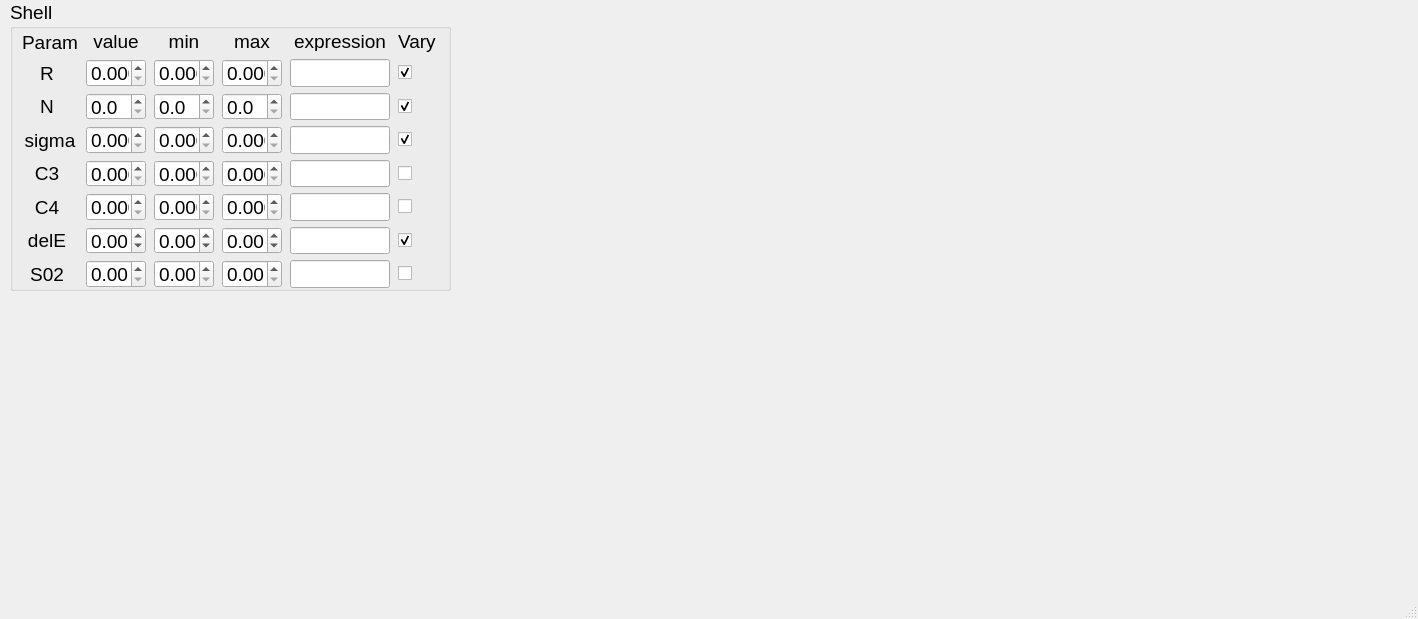
<?xml version="1.0" encoding="UTF-8"?>
<ui version="4.0">
 <class>MainWindow</class>
 <widget class="QMainWindow" name="MainWindow">
  <property name="geometry">
   <rect>
    <x>0</x>
    <y>0</y>
    <width>1418</width>
    <height>619</height>
   </rect>
  </property>
  <property name="windowTitle">
   <string>MainWindow</string>
  </property>
  <property name="tabShape">
   <enum>QTabWidget::Rounded</enum>
  </property>
  <widget class="QWidget" name="centralwidget">
   <widget class="QGroupBox" name="groupBox">
    <property name="geometry">
     <rect>
      <x>10</x>
      <y>0</y>
      <width>441</width>
      <height>291</height>
     </rect>
    </property>
    <property name="font">
     <font>
      <family>Arial</family>
      <pointsize>14</pointsize>
     </font>
    </property>
    <property name="title">
     <string>Shell</string>
    </property>
    <widget class="QWidget" name="gridLayoutWidget">
     <property name="geometry">
      <rect>
       <x>10</x>
       <y>30</y>
       <width>424</width>
       <height>258</height>
      </rect>
     </property>
     <layout class="QGridLayout" name="gridLayout">
      <item row="1" column="4">
       <widget class="QLineEdit" name="lineEdit_r">
        <property name="maximumSize">
         <size>
          <width>100</width>
          <height>30</height>
         </size>
        </property>
       </widget>
      </item>
      <item row="6" column="2">
       <widget class="QDoubleSpinBox" name="doubleSpinBox_e_min">
        <property name="maximumSize">
         <size>
          <width>60</width>
          <height>16777215</height>
         </size>
        </property>
        <property name="decimals">
         <number>2</number>
        </property>
        <property name="minimum">
         <double>-30.000000000000000</double>
        </property>
        <property name="maximum">
         <double>30.000000000000000</double>
        </property>
       </widget>
      </item>
      <item row="7" column="0">
       <widget class="QLabel" name="label_7">
        <property name="maximumSize">
         <size>
          <width>50</width>
          <height>16777215</height>
         </size>
        </property>
        <property name="text">
         <string>S02</string>
        </property>
        <property name="alignment">
         <set>Qt::AlignCenter</set>
        </property>
       </widget>
      </item>
      <item row="3" column="0">
       <widget class="QLabel" name="label_3">
        <property name="maximumSize">
         <size>
          <width>59</width>
          <height>16777215</height>
         </size>
        </property>
        <property name="text">
         <string>sigma</string>
        </property>
        <property name="alignment">
         <set>Qt::AlignCenter</set>
        </property>
       </widget>
      </item>
      <item row="6" column="0">
       <widget class="QLabel" name="label_6">
        <property name="maximumSize">
         <size>
          <width>50</width>
          <height>16777215</height>
         </size>
        </property>
        <property name="text">
         <string>delE</string>
        </property>
        <property name="alignment">
         <set>Qt::AlignCenter</set>
        </property>
       </widget>
      </item>
      <item row="6" column="4">
       <widget class="QLineEdit" name="lineEdit_e">
        <property name="maximumSize">
         <size>
          <width>100</width>
          <height>30</height>
         </size>
        </property>
       </widget>
      </item>
      <item row="7" column="2">
       <widget class="QDoubleSpinBox" name="doubleSpinBox_s02_min">
        <property name="maximumSize">
         <size>
          <width>60</width>
          <height>16777215</height>
         </size>
        </property>
        <property name="decimals">
         <number>2</number>
        </property>
       </widget>
      </item>
      <item row="0" column="0">
       <widget class="QLabel" name="label_8">
        <property name="maximumSize">
         <size>
          <width>16777215</width>
          <height>20</height>
         </size>
        </property>
        <property name="text">
         <string>&lt;html&gt;&lt;head/&gt;&lt;body&gt;&lt;p&gt;&lt;span style=&quot; font-size:14pt;&quot;&gt;Param&lt;/span&gt;&lt;/p&gt;&lt;/body&gt;&lt;/html&gt;</string>
        </property>
        <property name="alignment">
         <set>Qt::AlignCenter</set>
        </property>
       </widget>
      </item>
      <item row="1" column="1">
       <widget class="QDoubleSpinBox" name="doubleSpinBox_r_value">
        <property name="maximumSize">
         <size>
          <width>60</width>
          <height>16777215</height>
         </size>
        </property>
        <property name="decimals">
         <number>3</number>
        </property>
       </widget>
      </item>
      <item row="5" column="3">
       <widget class="QDoubleSpinBox" name="doubleSpinBox_c4_max">
        <property name="maximumSize">
         <size>
          <width>60</width>
          <height>16777215</height>
         </size>
        </property>
        <property name="decimals">
         <number>3</number>
        </property>
       </widget>
      </item>
      <item row="1" column="0">
       <widget class="QLabel" name="label">
        <property name="maximumSize">
         <size>
          <width>50</width>
          <height>16777215</height>
         </size>
        </property>
        <property name="text">
         <string>R</string>
        </property>
        <property name="alignment">
         <set>Qt::AlignCenter</set>
        </property>
       </widget>
      </item>
      <item row="5" column="2">
       <widget class="QDoubleSpinBox" name="doubleSpinBox_c4_min">
        <property name="maximumSize">
         <size>
          <width>60</width>
          <height>16777215</height>
         </size>
        </property>
        <property name="decimals">
         <number>3</number>
        </property>
       </widget>
      </item>
      <item row="2" column="0">
       <widget class="QLabel" name="label_2">
        <property name="maximumSize">
         <size>
          <width>50</width>
          <height>16777215</height>
         </size>
        </property>
        <property name="text">
         <string>N</string>
        </property>
        <property name="alignment">
         <set>Qt::AlignCenter</set>
        </property>
       </widget>
      </item>
      <item row="4" column="0">
       <widget class="QLabel" name="label_4">
        <property name="maximumSize">
         <size>
          <width>50</width>
          <height>16777215</height>
         </size>
        </property>
        <property name="text">
         <string>C3</string>
        </property>
        <property name="alignment">
         <set>Qt::AlignCenter</set>
        </property>
       </widget>
      </item>
      <item row="1" column="2">
       <widget class="QDoubleSpinBox" name="doubleSpinBox_r_min">
        <property name="maximumSize">
         <size>
          <width>60</width>
          <height>16777215</height>
         </size>
        </property>
        <property name="decimals">
         <number>3</number>
        </property>
       </widget>
      </item>
      <item row="6" column="1">
       <widget class="QDoubleSpinBox" name="doubleSpinBox_e_value">
        <property name="maximumSize">
         <size>
          <width>60</width>
          <height>16777215</height>
         </size>
        </property>
        <property name="decimals">
         <number>2</number>
        </property>
        <property name="minimum">
         <double>-30.000000000000000</double>
        </property>
        <property name="maximum">
         <double>30.000000000000000</double>
        </property>
       </widget>
      </item>
      <item row="1" column="3">
       <widget class="QDoubleSpinBox" name="doubleSpinBox_r_max">
        <property name="maximumSize">
         <size>
          <width>60</width>
          <height>16777215</height>
         </size>
        </property>
        <property name="decimals">
         <number>3</number>
        </property>
       </widget>
      </item>
      <item row="4" column="1">
       <widget class="QDoubleSpinBox" name="doubleSpinBox_c3_value">
        <property name="maximumSize">
         <size>
          <width>60</width>
          <height>16777215</height>
         </size>
        </property>
        <property name="decimals">
         <number>3</number>
        </property>
       </widget>
      </item>
      <item row="0" column="3">
       <widget class="QLabel" name="label_11">
        <property name="maximumSize">
         <size>
          <width>16777215</width>
          <height>20</height>
         </size>
        </property>
        <property name="text">
         <string>max</string>
        </property>
        <property name="alignment">
         <set>Qt::AlignCenter</set>
        </property>
       </widget>
      </item>
      <item row="4" column="4">
       <widget class="QLineEdit" name="lineEdit_c3">
        <property name="maximumSize">
         <size>
          <width>100</width>
          <height>30</height>
         </size>
        </property>
       </widget>
      </item>
      <item row="4" column="3">
       <widget class="QDoubleSpinBox" name="doubleSpinBox_c3_max">
        <property name="maximumSize">
         <size>
          <width>60</width>
          <height>16777215</height>
         </size>
        </property>
        <property name="decimals">
         <number>3</number>
        </property>
       </widget>
      </item>
      <item row="0" column="2">
       <widget class="QLabel" name="label_10">
        <property name="maximumSize">
         <size>
          <width>16777215</width>
          <height>20</height>
         </size>
        </property>
        <property name="text">
         <string>min</string>
        </property>
        <property name="alignment">
         <set>Qt::AlignCenter</set>
        </property>
       </widget>
      </item>
      <item row="6" column="3">
       <widget class="QDoubleSpinBox" name="doubleSpinBox_e_max">
        <property name="maximumSize">
         <size>
          <width>60</width>
          <height>16777215</height>
         </size>
        </property>
        <property name="decimals">
         <number>2</number>
        </property>
        <property name="minimum">
         <double>-30.000000000000000</double>
        </property>
        <property name="maximum">
         <double>30.000000000000000</double>
        </property>
       </widget>
      </item>
      <item row="7" column="3">
       <widget class="QDoubleSpinBox" name="doubleSpinBox_s02_max">
        <property name="maximumSize">
         <size>
          <width>60</width>
          <height>16777215</height>
         </size>
        </property>
        <property name="decimals">
         <number>2</number>
        </property>
       </widget>
      </item>
      <item row="7" column="1">
       <widget class="QDoubleSpinBox" name="doubleSpinBox_s02_value">
        <property name="maximumSize">
         <size>
          <width>60</width>
          <height>16777215</height>
         </size>
        </property>
        <property name="decimals">
         <number>2</number>
        </property>
       </widget>
      </item>
      <item row="5" column="4">
       <widget class="QLineEdit" name="lineEdit_c4">
        <property name="maximumSize">
         <size>
          <width>100</width>
          <height>30</height>
         </size>
        </property>
       </widget>
      </item>
      <item row="0" column="1">
       <widget class="QLabel" name="label_9">
        <property name="maximumSize">
         <size>
          <width>16777215</width>
          <height>20</height>
         </size>
        </property>
        <property name="text">
         <string>value</string>
        </property>
        <property name="alignment">
         <set>Qt::AlignCenter</set>
        </property>
       </widget>
      </item>
      <item row="5" column="0">
       <widget class="QLabel" name="label_5">
        <property name="maximumSize">
         <size>
          <width>50</width>
          <height>16777215</height>
         </size>
        </property>
        <property name="text">
         <string>C4</string>
        </property>
        <property name="alignment">
         <set>Qt::AlignCenter</set>
        </property>
       </widget>
      </item>
      <item row="5" column="1">
       <widget class="QDoubleSpinBox" name="doubleSpinBox_c4_value">
        <property name="maximumSize">
         <size>
          <width>60</width>
          <height>16777215</height>
         </size>
        </property>
        <property name="decimals">
         <number>3</number>
        </property>
       </widget>
      </item>
      <item row="4" column="2">
       <widget class="QDoubleSpinBox" name="doubleSpinBox_c3_min">
        <property name="maximumSize">
         <size>
          <width>60</width>
          <height>16777215</height>
         </size>
        </property>
        <property name="decimals">
         <number>3</number>
        </property>
       </widget>
      </item>
      <item row="0" column="4">
       <widget class="QLabel" name="label_12">
        <property name="maximumSize">
         <size>
          <width>16777215</width>
          <height>20</height>
         </size>
        </property>
        <property name="text">
         <string>expression</string>
        </property>
        <property name="alignment">
         <set>Qt::AlignCenter</set>
        </property>
       </widget>
      </item>
      <item row="7" column="4">
       <widget class="QLineEdit" name="lineEdit_s02">
        <property name="maximumSize">
         <size>
          <width>100</width>
          <height>30</height>
         </size>
        </property>
       </widget>
      </item>
      <item row="1" column="5">
       <widget class="QCheckBox" name="checkBox_r">
        <property name="enabled">
         <bool>true</bool>
        </property>
        <property name="maximumSize">
         <size>
          <width>20</width>
          <height>16777215</height>
         </size>
        </property>
        <property name="text">
         <string/>
        </property>
        <property name="checked">
         <bool>true</bool>
        </property>
       </widget>
      </item>
      <item row="0" column="5">
       <widget class="QLabel" name="label_13">
        <property name="text">
         <string>Vary</string>
        </property>
       </widget>
      </item>
      <item row="4" column="5">
       <widget class="QCheckBox" name="checkBox_c3">
        <property name="maximumSize">
         <size>
          <width>20</width>
          <height>16777215</height>
         </size>
        </property>
        <property name="text">
         <string/>
        </property>
       </widget>
      </item>
      <item row="5" column="5">
       <widget class="QCheckBox" name="checkBox_c4">
        <property name="maximumSize">
         <size>
          <width>20</width>
          <height>16777215</height>
         </size>
        </property>
        <property name="text">
         <string/>
        </property>
       </widget>
      </item>
      <item row="6" column="5">
       <widget class="QCheckBox" name="checkBox_e">
        <property name="maximumSize">
         <size>
          <width>20</width>
          <height>16777215</height>
         </size>
        </property>
        <property name="text">
         <string/>
        </property>
        <property name="checked">
         <bool>true</bool>
        </property>
       </widget>
      </item>
      <item row="7" column="5">
       <widget class="QCheckBox" name="checkBox_s02">
        <property name="maximumSize">
         <size>
          <width>20</width>
          <height>16777215</height>
         </size>
        </property>
        <property name="text">
         <string/>
        </property>
       </widget>
      </item>
      <item row="2" column="1">
       <widget class="QDoubleSpinBox" name="doubleSpinBox_n_value">
        <property name="maximumSize">
         <size>
          <width>60</width>
          <height>16777215</height>
         </size>
        </property>
        <property name="decimals">
         <number>1</number>
        </property>
       </widget>
      </item>
      <item row="2" column="2">
       <widget class="QDoubleSpinBox" name="doubleSpinBox_n_min">
        <property name="maximumSize">
         <size>
          <width>60</width>
          <height>16777215</height>
         </size>
        </property>
        <property name="decimals">
         <number>1</number>
        </property>
       </widget>
      </item>
      <item row="2" column="3">
       <widget class="QDoubleSpinBox" name="doubleSpinBox_n_max">
        <property name="maximumSize">
         <size>
          <width>60</width>
          <height>16777215</height>
         </size>
        </property>
        <property name="decimals">
         <number>1</number>
        </property>
       </widget>
      </item>
      <item row="2" column="4">
       <widget class="QLineEdit" name="lineEdit_n">
        <property name="maximumSize">
         <size>
          <width>100</width>
          <height>30</height>
         </size>
        </property>
       </widget>
      </item>
      <item row="2" column="5">
       <widget class="QCheckBox" name="checkBox_n">
        <property name="maximumSize">
         <size>
          <width>20</width>
          <height>16777215</height>
         </size>
        </property>
        <property name="text">
         <string/>
        </property>
        <property name="checked">
         <bool>true</bool>
        </property>
       </widget>
      </item>
      <item row="3" column="1">
       <widget class="QDoubleSpinBox" name="doubleSpinBox_ss_value">
        <property name="maximumSize">
         <size>
          <width>60</width>
          <height>16777215</height>
         </size>
        </property>
        <property name="decimals">
         <number>3</number>
        </property>
       </widget>
      </item>
      <item row="3" column="2">
       <widget class="QDoubleSpinBox" name="doubleSpinBox_ss_min">
        <property name="maximumSize">
         <size>
          <width>60</width>
          <height>16777215</height>
         </size>
        </property>
        <property name="decimals">
         <number>3</number>
        </property>
       </widget>
      </item>
      <item row="3" column="3">
       <widget class="QDoubleSpinBox" name="doubleSpinBox_ss_max">
        <property name="maximumSize">
         <size>
          <width>60</width>
          <height>16777215</height>
         </size>
        </property>
        <property name="decimals">
         <number>3</number>
        </property>
       </widget>
      </item>
      <item row="3" column="4">
       <widget class="QLineEdit" name="lineEdit_ss">
        <property name="maximumSize">
         <size>
          <width>100</width>
          <height>30</height>
         </size>
        </property>
       </widget>
      </item>
      <item row="3" column="5">
       <widget class="QCheckBox" name="checkBox_ss">
        <property name="maximumSize">
         <size>
          <width>20</width>
          <height>16777215</height>
         </size>
        </property>
        <property name="text">
         <string/>
        </property>
        <property name="checked">
         <bool>true</bool>
        </property>
       </widget>
      </item>
     </layout>
    </widget>
   </widget>
  </widget>
  <widget class="QStatusBar" name="statusbar"/>
 </widget>
 <resources/>
 <connections/>
</ui>
